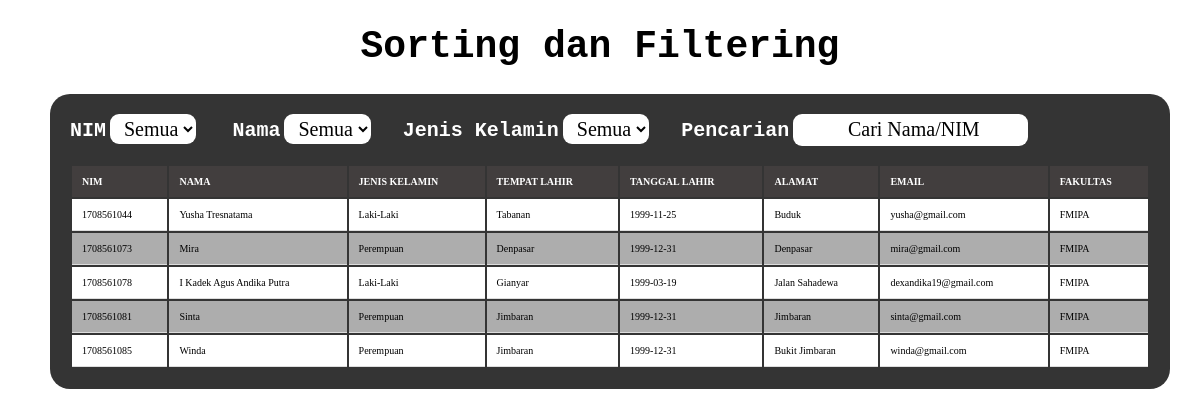
The page / on the database its author committed.
### tables this page shows
CREATE TABLE `tb_mahasiswa` (
  `nim` varchar(10) NOT NULL,
  `nama` varchar(100) NOT NULL,
  `jk` varchar(15) NOT NULL,
  `tempat_lahir` varchar(20) NOT NULL,
  `tanggal_lahir` date NOT NULL,
  `alamat` varchar(100) NOT NULL,
  `email` varchar(100) NOT NULL,
  `fakultas` varchar(100) NOT NULL
);

### index.php (the view, shortened to what this page needs)
<!DOCTYPE html>
<html>
<head>
</head>
<body>
<div class="isi">
<h1>Sorting dan Filtering</h1>
<div class="formulir">
<b><a>NIM</a></b>
    <select id="nim" class="select">
        <option value="asc">Semua</option>
    </select>
<b><a>Nama</a></b>
    <select id="nama" class="select">
        <option value="asc">Semua</option>
    </select>&nbsp&nbsp&nbsp&nbsp&nbsp&nbsp&nbsp
<b><a>Jenis Kelamin</a></b>
	<select id="jk" class="select">
        <option value="all">Semua</option>
    </select>&nbsp&nbsp&nbsp&nbsp&nbsp&nbsp&nbsp
<b><a>Pencarian</a></b>
    <input type="text" class="select" id="cari" style="width:225px;" placeholder="Cari Nama/NIM"><br><br>
<?php
$koneksi = mysqli_connect("localhost","root","","simak") or die(mysqli_error());
	echo "<table class='tabel'>";
	echo "<tr>
			<th>NIM</th>
			<th>Nama</th>
			<th>Jenis Kelamin</th>
			<th>Tempat Lahir</th>
			<th>Tanggal Lahir</th>
			<th>Alamat</th>
			<th>Email</th>
			<th>Fakultas</th>
		  </tr>";?>
	<tbody id="tabel">
	<?php
	$sql = "SELECT * FROM tb_mahasiswa";
	$query = mysqli_query($koneksi, $sql);
	while($data = mysqli_fetch_array($query)){?>
			<tr>
				<td><?php echo $data['nim']; ?></td>
				<td><?php echo $data['nama']; ?></td>
				<td><?php echo $data['jk']; ?></td>
				<td><?php echo $data['tempat_lahir']; ?></td>
				<td><?php echo $data['tanggal_lahir']; ?></td>
				<td><?php echo $data['alamat']; ?></td>
				<td><?php echo $data['email']; ?></td>
				<td><?php echo $data['fakultas']; ?></td>
			</tr>
		<?php
	}
	echo "</table>";?></tbody>
</div></div></div><br><br>
</body>
</html>

### index.php (style rules this page uses)
body { background-color: white; margin: 0; padding: 0; }
h1 { font-family: monospace; color: black; font-style: bold; font-size: 38px; text-align: center; }
a { font-family: monospace; font-size: 20px; color: white; }
.isi { height:552px; }
.formulir { width:90%; padding:20px; margin-left:50px; border-radius: 20px; background-color:rgba(2,2,2,0.8); }
.select { width: 8%; height: 30px; border:0px; border-radius: 9px; text-align: center; font-family: Poppins; font-style: normal; font-weight: normal; font-size: 20px; color: rgba(2,2,2,1); background-color: rgba(255,255,255,1); padding-left: 8px; }
.tabel { width: 100%; }
.tabel th { background-color: rgba(66,62,62,1); color: rgba(255,255,255,1); padding: 1em; text-align: left; text-transform: uppercase; font-family: Poppins; font-size: 10px; }
.tabel td { border-bottom: 1px solid #ddd; padding: 1em; font-family: Poppins; font-size: 10px; }
.tabel tr:nth-child(even) { background-color: rgba(173,173,173,1); font-family: Poppins; font-size: 10px; }
.tabel tr:nth-child(odd) { background-color: rgba(255,255,255,1); font-family: Poppins; font-size: 10px; }

### rows shown on the page
tb_mahasiswa: nim "1708561044", nama "Yusha Tresnatama", jk "Laki-Laki", tempat_lahir "Tabanan", tanggal_lahir "1999-11-25", alamat "Buduk", email "yusha@gmail.com", fakultas "FMIPA"
tb_mahasiswa: nim "1708561073", nama "Mira", jk "Perempuan", tempat_lahir "Denpasar", tanggal_lahir "1999-12-31", alamat "Denpasar", email "mira@gmail.com", fakultas "FMIPA"
tb_mahasiswa: nim "1708561078", nama "I Kadek Agus Andika Putra", jk "Laki-Laki", tempat_lahir "Gianyar", tanggal_lahir "1999-03-19", alamat "Jalan Sahadewa", email "dexandika19@gmail.com", fakultas "FMIPA"
tb_mahasiswa: nim "1708561081", nama "Sinta", jk "Perempuan", tempat_lahir "Jimbaran", tanggal_lahir "1999-12-31", alamat "Jimbaran", email "sinta@gmail.com", fakultas "FMIPA"
tb_mahasiswa: nim "1708561085", nama "Winda", jk "Perempuan", tempat_lahir "Jimbaran", tanggal_lahir "1999-12-31", alamat "Bukit Jimbaran", email "winda@gmail.com", fakultas "FMIPA"
